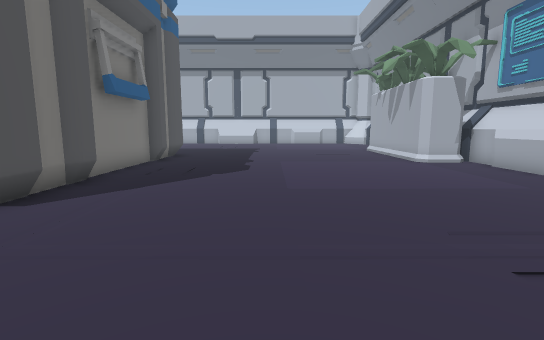
[1] (above)

18 first-person views from a walk through a 3-D level made in the Unity game engine. The camera is 1.3 m above the floor, tilts 8° down and sees 85° across. The floor is counted in squares, 1 m on a side. Each view is taken from the middle of a square. On the plan, view 1 faces up. The plan holds only what a view shows up to about 14 squares ahead; the rest is blank. The place goes on beyond the plan.

[2]
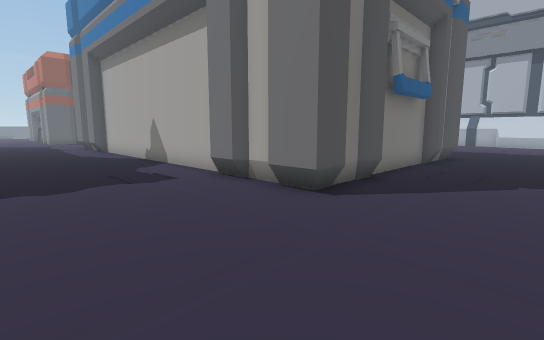

[3]
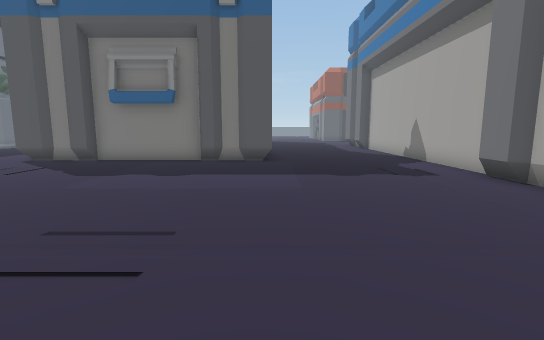

[4]
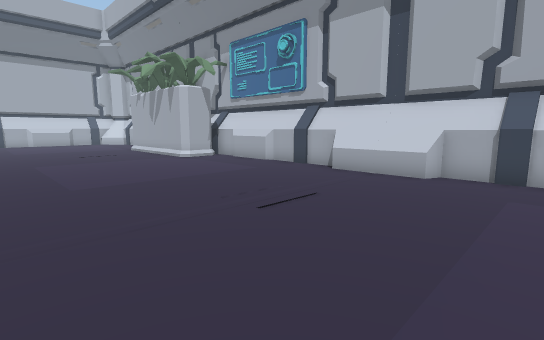

[5]
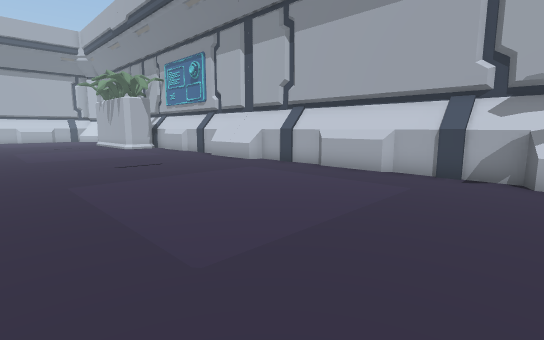

[6]
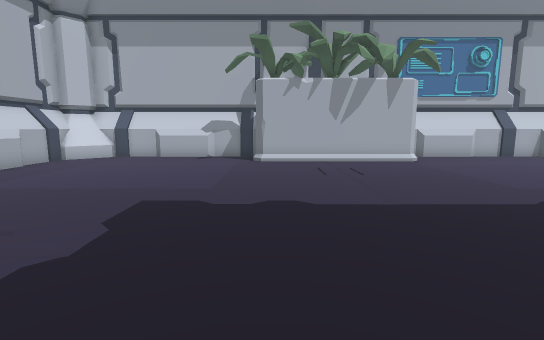

[7]
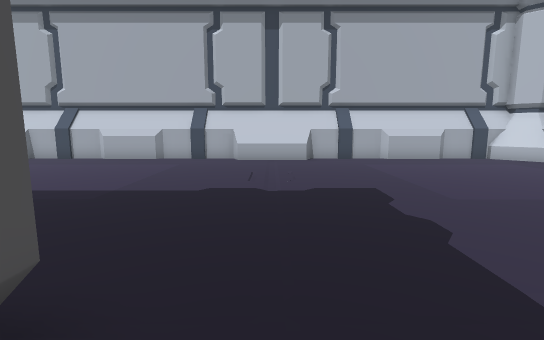

[8]
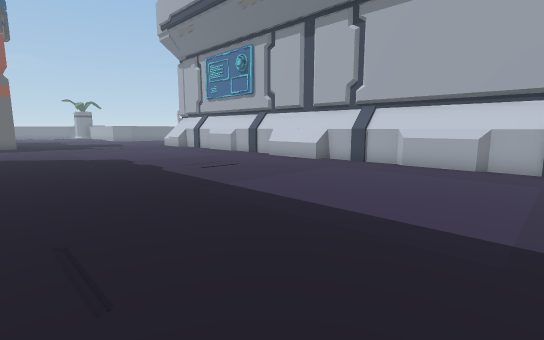

[9]
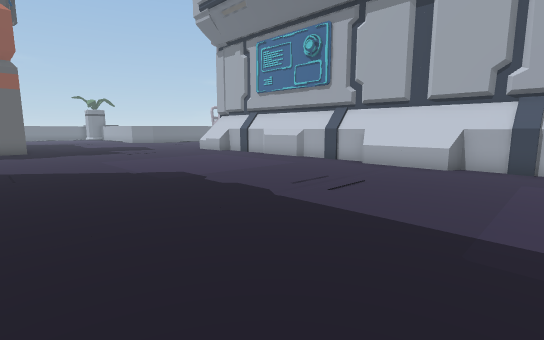

[10]
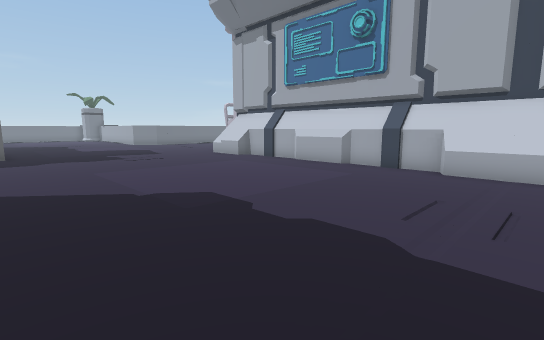

[11]
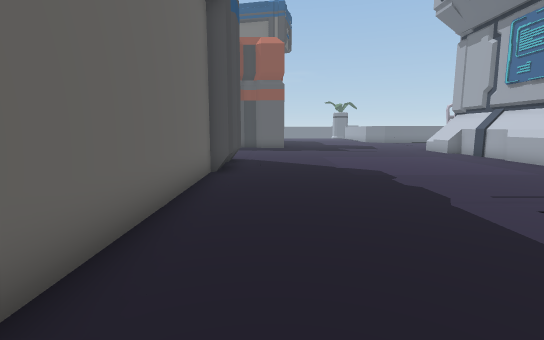

[12]
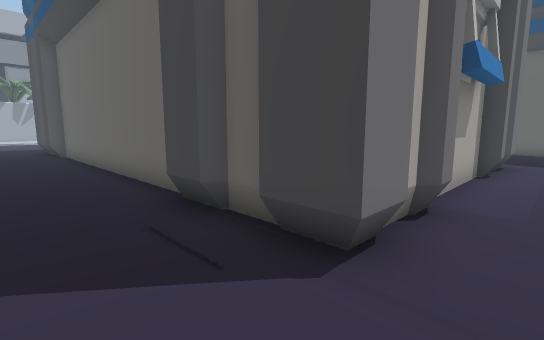

[13]
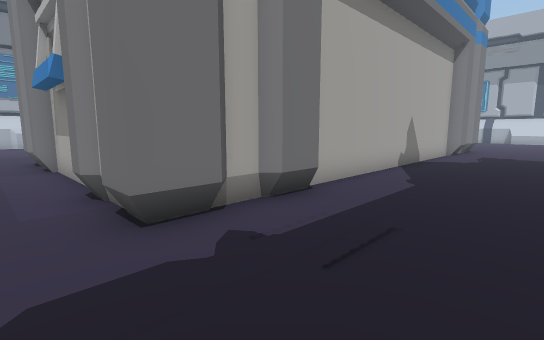

[14]
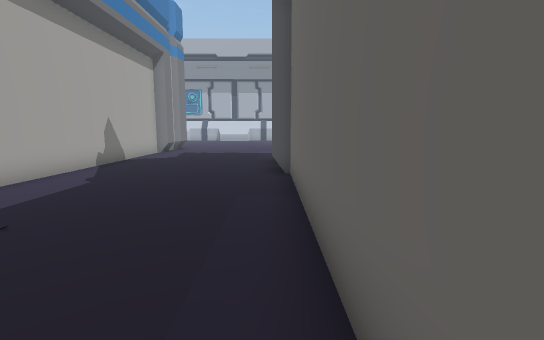

[15]
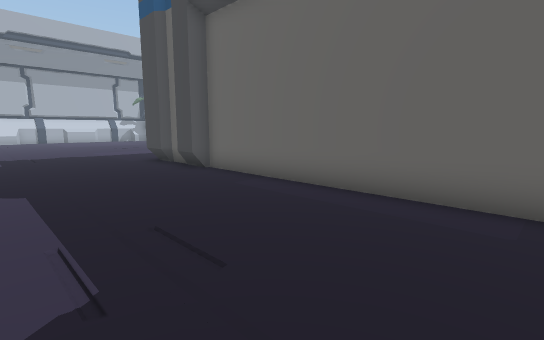

[16]
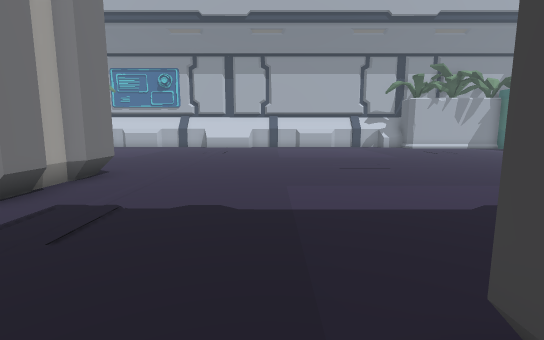

[17]
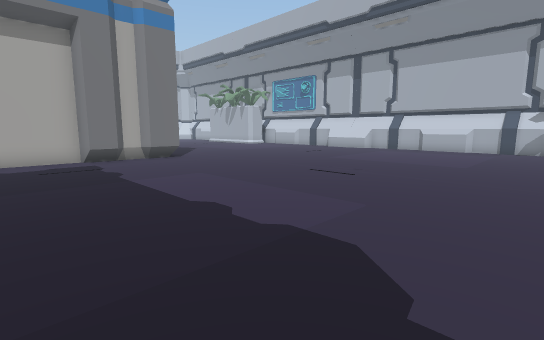

[18]
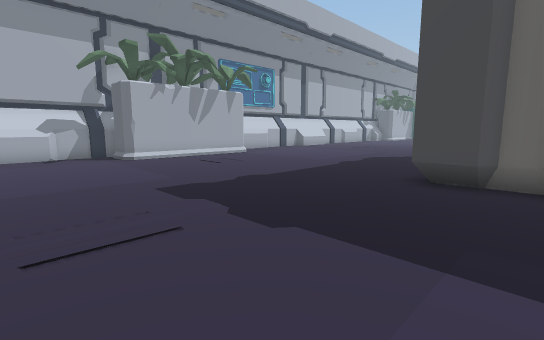

### Floor plan
Key: @ floor where view 1 was taken; # wall or solid block; . floor; = window, fence, low wall or low ledge.
Columns run from 24 left of view 1 to 8 right of it. Each row starts with its distance up from view 1.
 26 #################################
 25 ........===.........===........##
 24 ................................#
 23 ................................#
 22 ................................#
 21 ................................#
 20 ................................#
 19 ................................#
 18 ................................#
 17 ..............................###
 16 ..............................#
 15 ..............................#
 14 ..##################..........#
 13 ..#                #..........#
 12 ..#                #..........##
 11 ..#                #..........###
 10 ..#                #............#
  9 ..#                #............#
  8 ..#                #............#
  7 ..#                #............#
  6 ..#                #............#
  5 ..##################............#
  4 ...............................=#
  3 ...............................=#
  2 ...............................=#
  1 ................................#
  0 ........................@.......#
 -1 .........####...................#
 -2 ##########  #...................#
 -3             #...................#
 -4             #...................#
 -5             #...................#
 -6             #...................#
 -7             #...................#
 -8             #..................=#

Where each view was taken, in squares from view 1:
view 1: 0 up, 0 right, facing up
view 2: 0 up, 1 left, facing up-left
view 3: 1 down, 0 right, facing left
view 4: 1 down, 1 left, facing up-right
view 5: 8 down, 1 left, facing up-right
view 6: 17 up, 6 left, facing right
view 7: 13 up, 3 left, facing up
view 8: 15 up, 6 left, facing up-left
view 9: 15 up, 11 left, facing up-left
view 10: 16 up, 14 left, facing up-left
view 11: 16 up, 10 left, facing left
view 12: 17 up, 24 left, facing down-right
view 13: 1 up, 24 left, facing up-right
view 14: 1 down, 24 left, facing right
view 15: 4 up, 24 left, facing down-right
view 16: 0 up, 13 left, facing right
view 17: 8 down, 11 left, facing up-right
view 18: 22 up, 7 left, facing down-right
